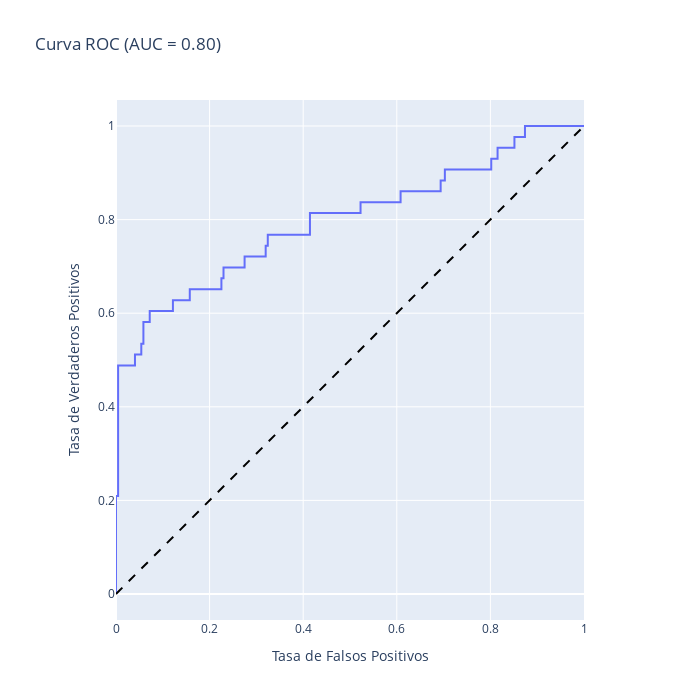

The cell this chart's notebook holds for it:
### Code cell
auc_roc = show_auc_roc(pipeline, X_test, y_test)
auc_roc

### Figure 1 — Plotly figure (JSON) as saved in the notebook; plotly's stock layout.template omitted (floating-point values rounded to 4 significant figures)
{"data": [{"hovertemplate": "Tasa de Falsos Positivos=%{x}<br>Tasa de Verdaderos Positivos=%{y}<extra></extra>", "legendgroup": "", "line": {"color": "#636efa", "dash": "solid"}, "marker": {"symbol": "circle"}, "mode": "lines", "name": "", "orientation": "v", "showlegend": false, "type": "scatter", "x": [0.0, 0.0, 0.0, 0.004505, 0.004505, 0.04054, 0.04054, 0.05405, 0.05405, 0.05856, 0.05856, 0.07207, 0.07207, 0.1216, 0.1216, 0.1577, 0.1577, 0.2252, 0.2252, 0.2297, 0.2297, 0.2748, 0.2748, 0.3198, 0.3198, 0.3243, 0.3243, 0.4144, 0.4144, 0.5225, 0.5225, 0.6081, 0.6081, 0.6937, 0.6937, 0.7027, 0.7027, 0.8018, 0.8018, 0.8153, 0.8153, 0.8514, 0.8514, 0.8739, 0.8739, 1.0], "xaxis": "x", "y": [0.0, 0.02326, 0.2093, 0.2093, 0.4884, 0.4884, 0.5116, 0.5116, 0.5349, 0.5349, 0.5814, 0.5814, 0.6047, 0.6047, 0.6279, 0.6279, 0.6512, 0.6512, 0.6744, 0.6744, 0.6977, 0.6977, 0.7209, 0.7209, 0.7442, 0.7442, 0.7674, 0.7674, 0.814, 0.814, 0.8372, 0.8372, 0.8605, 0.8605, 0.8837, 0.8837, 0.907, 0.907, 0.9302, 0.9302, 0.9535, 0.9535, 0.9767, 0.9767, 1.0, 1.0], "yaxis": "y"}], "layout": {"height": 700, "legend": {"tracegroupgap": 0}, "shapes": [{"line": {"color": "black", "dash": "dash"}, "type": "line", "x0": 0, "x1": 1, "y0": 0, "y1": 1}], "title": {"text": "Curva ROC (AUC = 0.80)"}, "width": 700, "xaxis": {"anchor": "y", "constrain": "domain", "domain": [0, 1], "range": [0, 1], "title": {"text": "Tasa de Falsos Positivos"}}, "yaxis": {"anchor": "x", "domain": [0, 1], "scaleanchor": "x", "scaleratio": 1, "title": {"text": "Tasa de Verdaderos Positivos"}}}}
